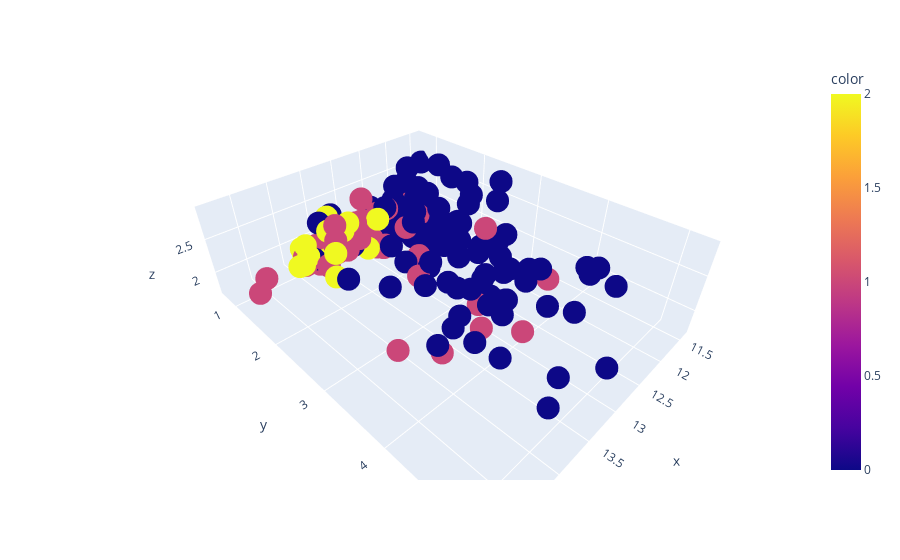

Notebook code for this chart:
### Code cell
px.scatter_3d(x=wine.iloc[:,0], y= wine.iloc[:,1], z = wine.iloc[:,2], color=wine['labels_agg'])

### Figure 1 — Plotly figure (JSON) as saved in the notebook; plotly's stock layout.template omitted (floating-point values rounded to 4 significant figures; data arrays with more than 128 entries replaced by an {"elided": "..."} marker saying what was removed)
{"data": [{"hovertemplate": "x=%{x}<br>y=%{y}<br>z=%{z}<br>color=%{marker.color}<extra></extra>", "legendgroup": "", "marker": {"color": {"elided": "161 int values"}, "coloraxis": "coloraxis", "symbol": "circle"}, "mode": "markers", "name": "", "scene": "scene", "showlegend": false, "type": "scatter3d", "x": {"elided": "161 float values"}, "y": {"elided": "161 float values"}, "z": {"elided": "161 float values"}}], "layout": {"coloraxis": {"colorbar": {"title": {"text": "color"}}, "colorscale": [[0, "#0d0887"], [0.1111, "#46039f"], [0.2222, "#7201a8"], [0.3333, "#9c179e"], [0.4444, "#bd3786"], [0.5556, "#d8576b"], [0.6667, "#ed7953"], [0.7778, "#fb9f3a"], [0.8889, "#fdca26"], [1, "#f0f921"]]}, "legend": {"tracegroupgap": 0}, "margin": {"t": 60}, "scene": {"domain": {"x": [0, 1], "y": [0, 1]}, "xaxis": {"title": {"text": "x"}}, "yaxis": {"title": {"text": "y"}}, "zaxis": {"title": {"text": "z"}}}}}
